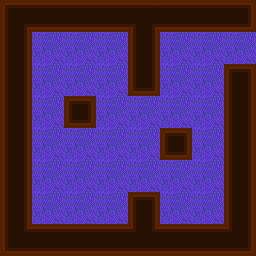

This game map was drawn from its Tiled (.tmx) file and the tilesets committed beside it. A one-line description and the trimmed map source follow:
An orthogonal 8x8 tile map with 32x32 px tiles, 2 tile layers (moquette, Calque de Tile 1), 1 hidden layer not drawn, 3 tilesets and 1 object (PlayerEntity).

<map version="1.0" orientation="orthogonal" width="8" height="8" tilewidth="32" tileheight="32" backgroundcolor="#000000">
 <tileset firstgid="1" name="min" tilewidth="32" tileheight="32">
  <image source="../tilesets/walls.png" width="256" height="192" />
 </tileset>
 <tileset firstgid="49" name="meta" tilewidth="32" tileheight="32">
  <image source="../tilesets/metaset2.png" width="128" height="96" />
  <tile id="0">
   <properties>
    <property name="type" value="wall" />
   </properties>
  </tile>
  <tile id="1">
   <properties>
    <property name="type" value="box" />
   </properties>
  </tile>
 </tileset>
 <tileset firstgid="61" name="moquette" tilewidth="32" tileheight="32">
  <image source="../tilesets/moquette.png" width="96" height="192" />
 </tileset>
 <layer name="moquette" width="8" height="8">
  <data>[64 cells, 64 non-empty, 1 distinct tile ids]</data>
 </layer>
 <layer name="Calque de Tile 1" width="8" height="8">
  <data>[64 cells, 64 non-empty, 12 distinct tile ids]</data>
 </layer>
 <layer name="meta" width="8" height="8" visible="0">
  <data>[64 cells, 36 non-empty, 2 distinct tile ids]</data>
 </layer>
 <objectgroup color="#68bd17" name="Player" width="8" height="8">
  <object name="PlayerEntity" x="224" y="32" width="32" height="32">
   <properties>
    <property name="image" value="character" />
    <property name="spriteheight" value="32" />
    <property name="spritewidth" value="32" />
   </properties>
  </object>
 </objectgroup>
</map>
